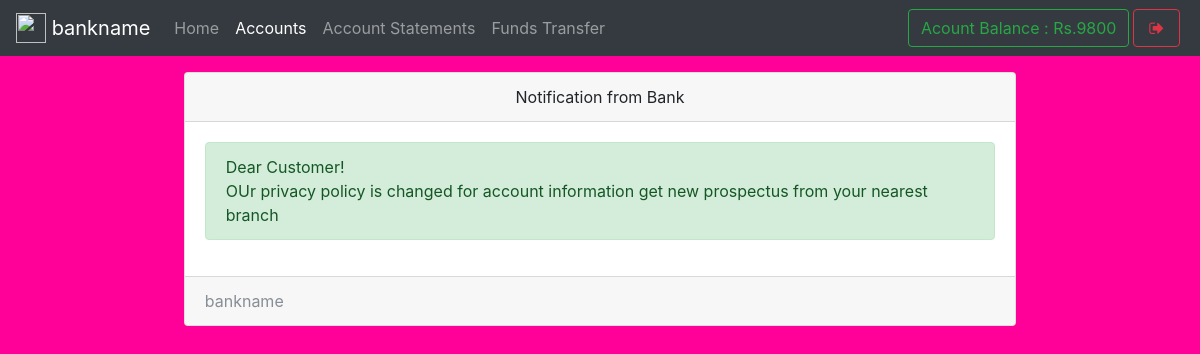
Screenshot of /notice.php (signed in) with the database file from the repository.
### tables this page shows
CREATE TABLE `useraccounts` (
  `id` int(11) NOT NULL,
  `email` text NOT NULL,
  `password` text NOT NULL,
  `name` varchar(111) NOT NULL,
  `balance` varchar(111) NOT NULL,
  `cnic` varchar(111) NOT NULL,
  `number` varchar(111) NOT NULL,
  `city` varchar(111) NOT NULL,
  `address` varchar(111) NOT NULL,
  `source` varchar(111) NOT NULL,
  `accountNo` varchar(111) NOT NULL,
  `branch` varchar(111) NOT NULL,
  `accountType` varchar(111) NOT NULL,
  `date` timestamp NOT NULL DEFAULT CURRENT_TIMESTAMP
);

CREATE TABLE `notice` (
  `id` int(11) NOT NULL,
  `userId` varchar(111) NOT NULL,
  `notice` text NOT NULL,
  `date` timestamp NOT NULL DEFAULT CURRENT_TIMESTAMP
);

### assets/db.php (called while the page is built, shortened)
<?php
    $con = new mysqli('localhost','root','12345','mybank');
    $ar = $con->query("select * from userAccounts,branch where id = '$_SESSION[userId]' AND userAccounts.branch = branch.branchId");
    $userData = $ar->fetch_assoc();
?>

### notice.php (the view, shortened to what this page needs)
<!DOCTYPE html>
<html>
<head>
  <?php require 'assets/autoloader.php'; ?>
  <?php require 'assets/db.php'; ?>
  <?php require 'assets/function.php'; ?>
</head>
<body style="background:#FF0099;background-size: 100%">
<nav class="navbar navbar-expand-lg navbar-dark bg-dark fixed-top">
 <a class="navbar-brand" href="#">
    <img src="images/logo.png" width="30" height="30" class="d-inline-block align-top" alt="">
   <?php echo bankname; ?>
  </a>
  <div class="collapse navbar-collapse" id="navbarSupportedContent">
    <ul class="navbar-nav mr-auto">
      <li class="nav-item ">
        <a class="nav-link " href="index.php">Home <span class="sr-only">(current)</span></a>
      </li>
      <li class="nav-item active ">  <a class="nav-link" href="accounts.php">Accounts</a></li>
      <li class="nav-item ">  <a class="nav-link" href="statements.php">Account Statements</a></li>
      <li class="nav-item ">  <a class="nav-link" href="transfer.php">Funds Transfer</a></li>
    </ul>
    <?php include 'sideButton.php'; ?>
  </div>
</nav><br><br><br>
<div class="container">
  <div class="card  w-75 mx-auto">
  <div class="card-header text-center">
    Notification from Bank
  </div>
  <div class="card-body">
    <?php
      $array = $con->query("select * from notice where userId = '$_SESSION[userId]' order by date desc");
      if ($array->num_rows > 0)
      {
        while ($row = $array->fetch_assoc())
        {
          echo "<div class='alert alert-success'>$row[notice]</div>";
        }
      }
      else
        echo "<div class='alert alert-info'>Notice box empty</div>";
     ?>
  </div>
  <div class="card-footer text-muted">
   <?php echo bankname ?>
  </div>
</div>
</div>
</body>
</html>

### sideButton.php
<form class="form-inline my-2 my-lg-0">
        <a href="" class="btn btn-outline-success" data-toggle="tooltip" title="Your current Account Balance">Acount Balance : Rs.<?php echo $userData['balance']; ?></a>
        <a href="logout.php" data-toggle="tooltip" title="Logout" class="btn btn-outline-danger mx-1" ><i class="fa fa-sign-out fa-fw"></i></a>
</form>

### rows the page displays
useraccounts: balance "9800"
notice: notice "Dear Customer! OUr privacy policy is changed for account information get new prospectus from your nearest branch"

### other values shown
bankname "bankname"
